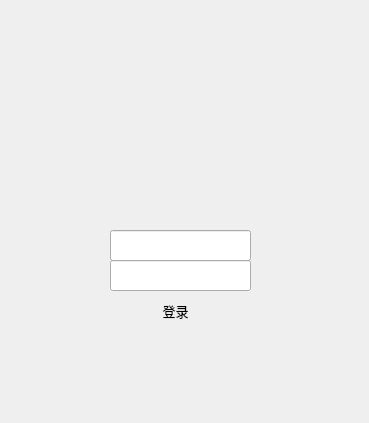
<?xml version="1.0" encoding="UTF-8"?>
<ui version="4.0">
 <class>LoginDialog</class>
 <widget class="QDialog" name="LoginDialog">
  <property name="geometry">
   <rect>
    <x>0</x>
    <y>0</y>
    <width>369</width>
    <height>423</height>
   </rect>
  </property>
  <property name="windowTitle">
   <string>Dialog</string>
  </property>
  <widget class="QLabel" name="label">
   <property name="geometry">
    <rect>
     <x>0</x>
     <y>0</y>
     <width>361</width>
     <height>411</height>
    </rect>
   </property>
   <property name="frameShape">
    <enum>QFrame::NoFrame</enum>
   </property>
   <property name="frameShadow">
    <enum>QFrame::Sunken</enum>
   </property>
   <property name="text">
    <string/>
   </property>
   <property name="pixmap">
    <pixmap resource="res.qrc">:/img/login.jpg</pixmap>
   </property>
  </widget>
  <widget class="QLineEdit" name="userLineEdit">
   <property name="geometry">
    <rect>
     <x>110</x>
     <y>230</y>
     <width>141</width>
     <height>31</height>
    </rect>
   </property>
   <property name="font">
    <font>
     <pointsize>10</pointsize>
    </font>
   </property>
   <property name="alignment">
    <set>Qt::AlignCenter</set>
   </property>
  </widget>
  <widget class="QLineEdit" name="pwdLineEdit">
   <property name="geometry">
    <rect>
     <x>110</x>
     <y>260</y>
     <width>141</width>
     <height>31</height>
    </rect>
   </property>
   <property name="echoMode">
    <enum>QLineEdit::Password</enum>
   </property>
   <property name="alignment">
    <set>Qt::AlignCenter</set>
   </property>
  </widget>
  <widget class="QPushButton" name="loginPushButton">
   <property name="geometry">
    <rect>
     <x>50</x>
     <y>290</y>
     <width>251</width>
     <height>41</height>
    </rect>
   </property>
   <property name="font">
    <font>
     <pointsize>10</pointsize>
    </font>
   </property>
   <property name="text">
    <string>登录</string>
   </property>
   <property name="flat">
    <bool>true</bool>
   </property>
  </widget>
 </widget>
 <resources>
  <include location="res.qrc"/>
 </resources>
 <connections/>
</ui>
